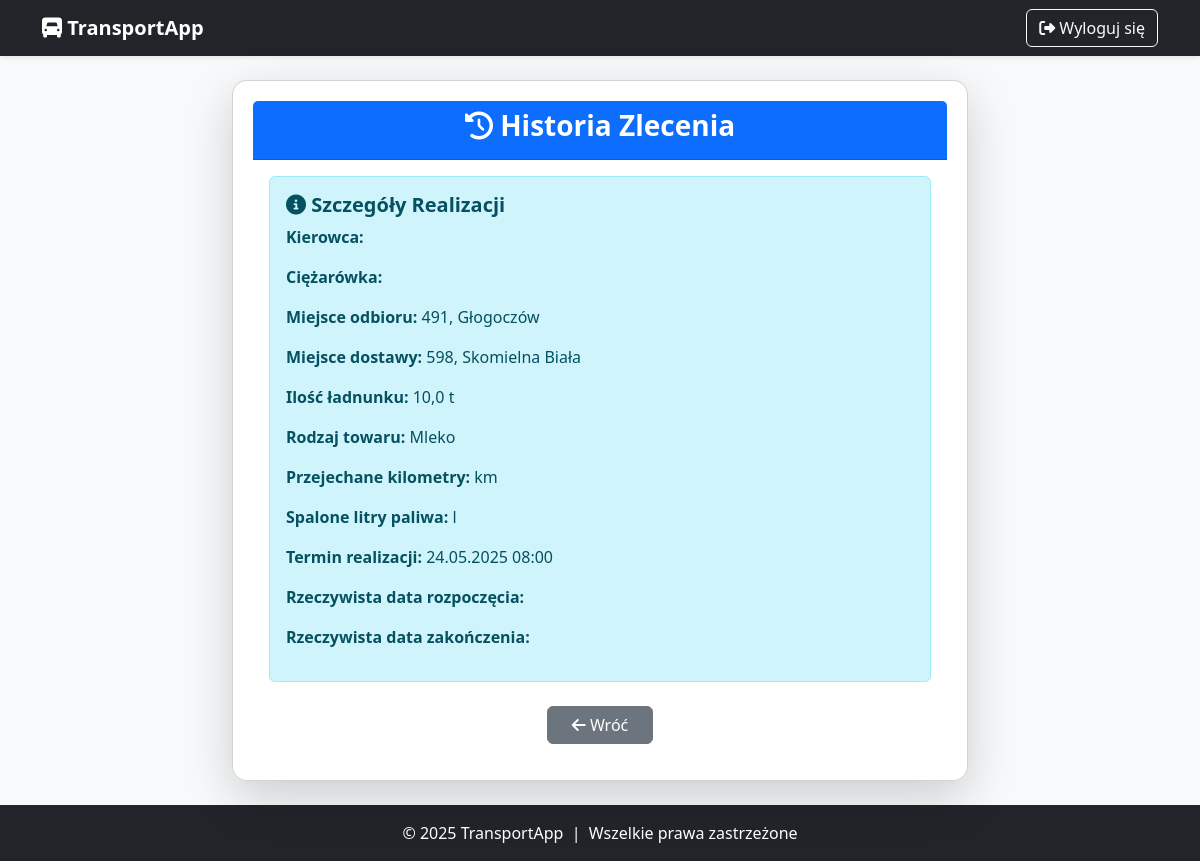
/users/zlecenia/15127/historia/ (signed in), run on an earlier commit of the app's database.
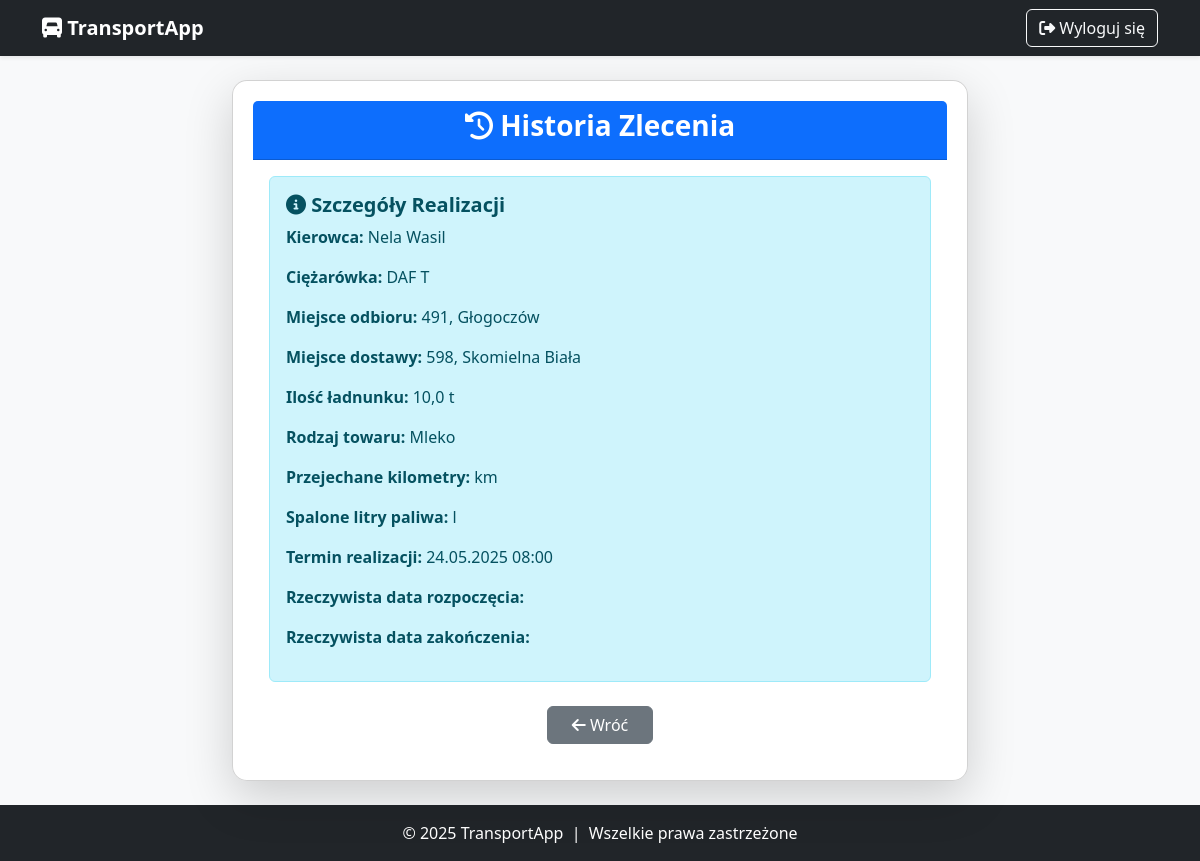
And on a later commit of the database.
### users/models.py (models this page shows, shortened)
class Zlecenie(models.Model):
    STATUS_CHOICES = [
        ("nie_rozpoczete", "Nie rozpoczęte"),
        ("w_realizacji", "W realizacji"),
        ("zamkniete", "Zamknięte"),
    ]
    id_zlec = models.AutoField(primary_key=True)
    miejsce_wyj = models.CharField(max_length=255, verbose_name="Miejsce wyjazdu")
    miejsce_odb = models.CharField(max_length=255, verbose_name="Miejsce odbioru")
    miejsce_dost = models.CharField(max_length=255, verbose_name="Miejsce dostawy")
    przychod = models.DecimalField(max_digits=10, decimal_places=2, verbose_name="Przychód (PLN)")
    ilosc_ladunku = models.FloatField(verbose_name="Ilość ładunku (tony)")
    towar = models.CharField(max_length=255, verbose_name="Rodzaj towaru")
    data_otrzymania = models.DateField(verbose_name="Data otrzymania zlecenia")
    termin_realizacji = models.DateTimeField(null=True, blank=True, verbose_name="Termin realizacji")
    kierowca = models.ForeignKey('users.Kierowca', on_delete=models.SET_NULL, null=True, blank=True, verbose_name="Przypisany kierowca")
    ciezarowka = models.ForeignKey('users.Ciezarowka', on_delete=models.SET_NULL, null=True, blank=True, verbose_name="Przypisana ciężarówka")
    status = models.CharField(max_length=15, choices=STATUS_CHOICES, default="nie_rozpoczete", verbose_name="Status zlecenia")
    odleglosc_km = models.DecimalField(max_digits=8, decimal_places=2, null=True, blank=True)
    przewidywana_data_rozpoczecia = models.DateTimeField(null=True, blank=True)
    przewidywany_czas_realizacji = models.DurationField(null=True, blank=True)
    przewidywana_data_zakonczenia = models.DateTimeField(null=True, blank=True)
    przewidywany_koszt = models.DecimalField(max_digits=10, decimal_places=2, null=True, blank=True)
    rzeczywista_data_rozpoczecia = models.DateTimeField(null=True, blank=True,
                                                        verbose_name="Rzeczywista data rozpoczęcia")
    rzeczywista_data_zakonczenia = models.DateTimeField(null=True, blank=True,
                                                        verbose_name="Rzeczywista data zakończenia")
    rzeczywiste_przejechane_km = models.DecimalField(max_digits=8, decimal_places=2, null=True, blank=True,
                                                     verbose_name="Rzeczywiste przejechane km")
    rzeczywiste_spalone_litry = models.DecimalField(max_digits=8, decimal_places=2, null=True, blank=True,
                                                    verbose_name="Rzeczywiste spalone litry paliwa")
    rzeczywisty_koszt = models.DecimalField(max_digits=10, decimal_places=2, null=True, blank=True)
    zysk = models.DecimalField(max_digits=10, decimal_places=2, null=True, blank=True)

class Kierowca(models.Model):
    kier_id = models.AutoField(primary_key=True)
    kier_imie = models.CharField(max_length=100, verbose_name="Imię")
    kier_nazwisko = models.CharField(max_length=100, verbose_name="Nazwisko")
    data_urodzenia = models.DateField(verbose_name="Data urodzenia")
    kier_adres = models.TextField(verbose_name="Adres")
    kier_telefon = models.CharField(max_length=15, verbose_name="Telefon")
    kier_email = models.EmailField(verbose_name="Email")
    kier_lata_dosw = models.IntegerField(verbose_name="Lata doświadczenia")
    kier_przejech_km = models.IntegerField(verbose_name="Przejechane km")
    kier_liczba_wykroczen = models.IntegerField(verbose_name="Liczba wykroczeń")
    stawka_za_km = models.DecimalField(max_digits=6, decimal_places=2, verbose_name="Stawka za km (PLN)", default=1.50)

class Ciezarowka(models.Model):
    ciez_id = models.AutoField(primary_key=True)
    ciez_marka = models.CharField(max_length=50, verbose_name="Marka")
    ciez_model = models.CharField(max_length=50, verbose_name="Model")
    ciez_moc = models.IntegerField(
        verbose_name="Moc (KM)",
        validators=[MinValueValidator(0, message="Moc nie może być ujemna.")]
    )
    ciez_nr_rejestr = models.CharField(
        max_length=15,
        verbose_name="Numer rejestracyjny",
        validators=[RegexValidator(
            regex=r'^[A-Z0-9]{2,3}\s?[A-Z0-9]{4,6}$',
            message="Podaj poprawny numer rejestracyjny."
        )]
    )
    ciez_przebieg = models.IntegerField(
        verbose_name="Przebieg (km)",
        validators=[MinValueValidator(0, message="Przebieg nie może być ujemny.")]
    )
    ciez_rok_prod = models.IntegerField(
        verbose_name="Rok produkcji",
        validators=[
            MinValueValidator(0, message="Rok produkcji nie może być mniejszy od 0."),
            MaxValueValidator(date.today().year, message=f"Rok produkcji nie może być większy niż {date.today().year}.")
        ]
    )
    ciez_data_zakupu = models.DateField(verbose_name="Data zakupu")
    ciez_data_serwisu = models.DateField(verbose_name="Data ostatniego serwisu")
    ciez_masa_wlasna = models.DecimalField(
        max_digits=7, decimal_places=2,
        verbose_name="Masa własna (t)",
        validators=[MinValueValidator(0.01, message="Masa własna musi być większa od 0.")]
    )
    ciez_masa_ladunku = models.DecimalField(
        max_digits=7, decimal_places=2,
        verbose_name="Masa ładunku (t)",
        validators=[MinValueValidator(0.01, message="Masa ładunku musi być większa od 0.")]
    )
    ciez_dop_masa_calk = models.DecimalField(
        max_digits=7, decimal_places=2,
        verbose_name="Dopuszczalna masa całkowita (t)",
        validators=[MinValueValidator(0.01, message="Dopuszczalna masa całkowita musi być większa od 0.")]
    )
    ciez_spalanie_na_100km = models.DecimalField(
        max_digits=5, decimal_places=2,
        verbose_name="Spalanie na 100 km (l)",
        validators=[MinValueValidator(0, message="Spalanie nie może być mniejsze niż 0.")]
    )
    ciez_paliwo_litry = models.FloatField(
        verbose_name="Stan paliwa (l)",
        validators=[MinValueValidator(0)],
        null=True,
        blank=True
    )
    ciez_bak_max = models.FloatField(
        verbose_name="Pojemność baku (l)",
        validators=[MinValueValidator(1)],
        null=True,
        blank=True
    )

### users/views/zlecenie_views.py (the view)
# urls.py: path('zlecenia/<int:id_zlec>/historia/', historia_zlecenia, name='historia_zlecenia'),
@login_required
def historia_zlecenia(request, id_zlec):
    zlecenie = get_object_or_404(Zlecenie, pk=id_zlec)
    context = {
        "zlecenie": zlecenie,
    }
    return render(request, "users/zlecenia/historia_zlecenia.html", context)

### users/templates/users/zlecenia/historia_zlecenia.html (shortened to what this page needs)
{% extends 'base.html' %}
{% block content %}
<div class="row justify-content-center">
    <div class="col-lg-8 col-md-10">
        <div class="card shadow-lg">
            <div class="card-header bg-primary text-white text-center">
                <h3 class="fw-bold"><i class="fa-solid fa-clock-rotate-left"></i> Historia Zlecenia</h3>
            </div>
            <div class="card-body">
                <div class="alert alert-info">
                    <h5 class="fw-bold"><i class="fa-solid fa-info-circle"></i> Szczegóły Realizacji</h5>
                    <p><strong>Kierowca:</strong> {{ zlecenie.kierowca.kier_imie }} {{ zlecenie.kierowca.kier_nazwisko }}</p>
                    <p><strong>Ciężarówka:</strong> {{ zlecenie.ciezarowka.ciez_marka }} {{ zlecenie.ciezarowka.ciez_model }}</p>
                    <p><strong>Miejsce odbioru:</strong> {{ zlecenie.miejsce_odb }}</p>
                    <p><strong>Miejsce dostawy:</strong> {{ zlecenie.miejsce_dost }}</p>
                    <p><strong>Ilość ładnunku:</strong> {{ zlecenie.ilosc_ladunku }} t</p>
                    <p><strong>Rodzaj towaru:</strong> {{ zlecenie.towar }}</p>
                    <p><strong>Przejechane kilometry:</strong> {{ zlecenie.rzeczywiste_przejechane_km|floatformat:2 }} km</p>
                    <p><strong>Spalone litry paliwa:</strong> {{ zlecenie.rzeczywiste_spalone_litry|floatformat:2 }} l</p>
                    <p><strong>Termin realizacji:</strong> {{ zlecenie.termin_realizacji|date:"d.m.Y H:i" }}</p>
                    <p><strong>Rzeczywista data rozpoczęcia:</strong> {{ zlecenie.rzeczywista_data_rozpoczecia|date:"d.m.Y H:i" }}</p>
                    <p><strong>Rzeczywista data zakończenia:</strong> {{ zlecenie.rzeczywista_data_zakonczenia|date:"d.m.Y H:i" }}</p>
                </div>
                <div class="text-center mt-4">
                    <a href="{% url 'zarzadzaj_zleceniami' %}" class="btn btn-secondary px-4">
                        <i class="fa-solid fa-arrow-left"></i> Wróć
                    </a>
                </div>
            </div>
        </div>
    </div>
</div>
{% endblock %}

What changed in the data, as far as the page shows it:
changed Zlecenie "491, Głogoczów": kierowca.kier_imie (not shown) → "Nela"; kierowca.kier_nazwisko (not shown) → "Wasil"; ciezarowka.ciez_marka (not shown) → "DAF"; ciezarowka.ciez_model (not shown) → "T"
